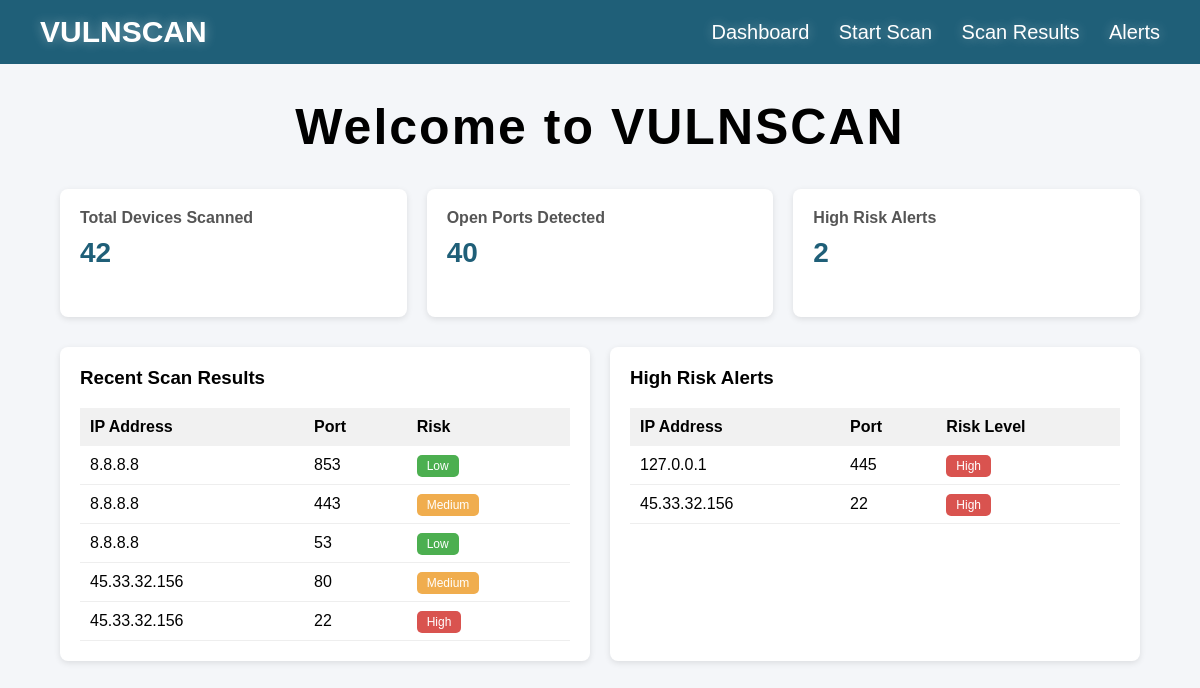
The page /dashboard/ (signed in) on the database its author committed.
### vulnscan_app/models.py (models this page shows, shortened)
class ScanResults(models.Model):
    device = models.ForeignKey(Device, on_delete=models.CASCADE)
    port = models.IntegerField()
    risk_level = models.CharField(max_length=20)
    timestamp = models.DateTimeField(auto_now_add=True)

class Device(models.Model):
    ip_address = models.CharField(max_length=50)
    hostname = models.CharField(max_length=100, blank=True, null=True)
    last_scan = models.DateTimeField(auto_now=True)

class Alert(models.Model):
    result = models.ForeignKey(ScanResults, on_delete=models.CASCADE)
    severity = models.CharField(max_length=20)
    status = models.CharField(max_length=20, default="Open")

### vulnscan_app/views.py (the view)
# urls.py: path('dashboard/', views.dashboard, name="dashboard"),
@login_required
def dashboard(request):
    total_devices = Device.objects.count()
    total_ports = ScanResults.objects.count()
    total_alerts = Alert.objects.filter(severity="High").count()
    results = ScanResults.objects.order_by('-timestamp')[:5]
    alerts = Alert.objects.filter(severity="High")[:5]
    context ={
        "total_devices": total_devices,
        "total_ports": total_ports,
        "total_alerts": total_alerts,
        "results": results,
        "alerts": alerts
    }
    return render(request,"dashboard.html",context)

### templates/dashboard.html
{% extends "base.html" %}
{% block content %}
<h1 class="title">Welcome to VULNSCAN</h1>
<div class="stats">
    <div class="card">
        <h3>Total Devices Scanned</h3>
        <p>{{ total_devices }}</p>
    </div>
    <div class="card">
        <h3>Open Ports Detected</h3>
        <p>{{ total_ports }}</p>
    </div>
    <div class="card">
        <h3>High Risk Alerts</h3>
        <p>{{ total_alerts }}</p>
    </div>
</div>
<div class="tables">
    <div class="table-box">
        <h3>Recent Scan Results</h3>
        <table>
            <tr>
                <th>IP Address</th>
                <th>Port</th>
                <th>Risk</th>
            </tr>
            {% for r in results %}
            <tr>
                <td>{{ r.device.ip_address }}</td>
                <td>{{ r.port }}</td>
                <td><span class="{{ r.risk_level|lower }}">{{ r.risk_level }}</span></td>            </tr>
            {% endfor %}
        </table>
    </div>
<div class="table-box">
    <h3>High Risk Alerts</h3>
    <table>
        <tr>
            <th>IP Address</th>
            <th>Port </th>
            <th>Risk Level</th>
        </tr>
         {% for r in alerts %}
        <tr>
        <td>{{ r.result.device.ip_address }}</td>
        <td>{{ r.result.port }}</td>
        <td><span class="{{ r.severity|lower }}">{{ r.severity }}</span></td>
        </tr>
        {% endfor %}
    </table>
</div>
</div>
{% endblock %}

### templates/base.html (shortened to what this page needs)
{% load static %}
<!DOCTYPE html>
<html>
<head>
    <link rel="stylesheet" href="{% static 'css/style.css'%}">
</head>
<body>
    <div class="navbar">
        <div class="logo">VULNSCAN</div>
        <div class="nav-links">
            <a href="{% url 'dashboard' %}">Dashboard</a>
            <a href="{% url 'start_scan' %}">Start Scan</a>
            <a href="{% url 'Scan_Result' %}">Scan Results</a>
            <a href="{% url 'alerts' %}">Alerts</a>
        </div>
    </div>
<div class="container">
    {% block content %}
    {% endblock %}
</div>
</body>
</html>

### static/css/style.css (style rules this page uses)
body { font-family: Arial, Helvetica, sans-serif; background-color: #f4f6f9; margin:0; }
.container { width: 90%; margin: auto; margin-top: 30px; }
.navbar { background-color: #1f5f78; color: white; padding: 15px 40px; display: flex; justify-content:space-between; align-items: center; }
.logo { font-size: 30px; font-weight: bold; text-shadow:0 0 12px rgba(255,255,255,0.4); }
.nav-links a { color: white; margin-left: 25px; text-decoration: none; font-size: 20px; text-shadow:0 0 12px rgba(255,255,255,0.4); }
.stats { display: grid; grid-template-columns: repeat(3, 1fr); margin-bottom: 30px; gap: 20px; }
.card { background: white; padding: 20px; box-shadow:0 2px 6px rgba(0,0,0,0.1); border-radius: 8px; }
.card h3 { margin: 0; font-size: 16px; color: #555; }
.card p { font-size: 28px; margin-top: 10px; font-weight: bold; color: #1f5f78; }
.tables { display: grid; grid-template-columns: 1fr 1fr; gap: 20px; margin-bottom: 30px; }
.table-box { background: white; padding: 20px; border-radius: 8px; box-shadow:0 2px 6px rgba(0,0,0,0.1); }
.table-box h3 { margin-top: 0; }
table { width: 100%; border-collapse: collapse; margin-top: 10px; }
th { background: #f1f1f1; text-align: left; padding: 10px; }
td { padding: 10px; border-bottom: 1px solid #eee; }
.low { background:#4caf50; color: white; padding: 4px 10px; border-radius: 5px; font-size: 12px; }
.medium { background: #f0ad4e; color: white; padding:4px 10px; border-radius: 5px; font-size: 12px; }
.high { background: #d9534f; color: white; padding: 4px 10px; border-radius: 5px; font-size: 12px; }
.title { text-align: center; font-size:50px; color:black; letter-spacing:2px; }

### rows shown on the page
ScanResults: device.ip_address "8.8.8.8", port "853", risk_level "Low"
ScanResults: device.ip_address "8.8.8.8", port "443", risk_level "Medium"
ScanResults: device.ip_address "8.8.8.8", port "53", risk_level "Low"
ScanResults: device.ip_address "45.33.32.156", port "80", risk_level "Medium"
ScanResults: device.ip_address "45.33.32.156", port "22", risk_level "High"
Alert: result.device.ip_address "127.0.0.1", result.port "445", severity "High"
Alert: result.device.ip_address "45.33.32.156", result.port "22", severity "High"

### other values the page prints
{{ total_devices }} "42"
{{ total_ports }} "40"
{{ total_alerts }} "2"
